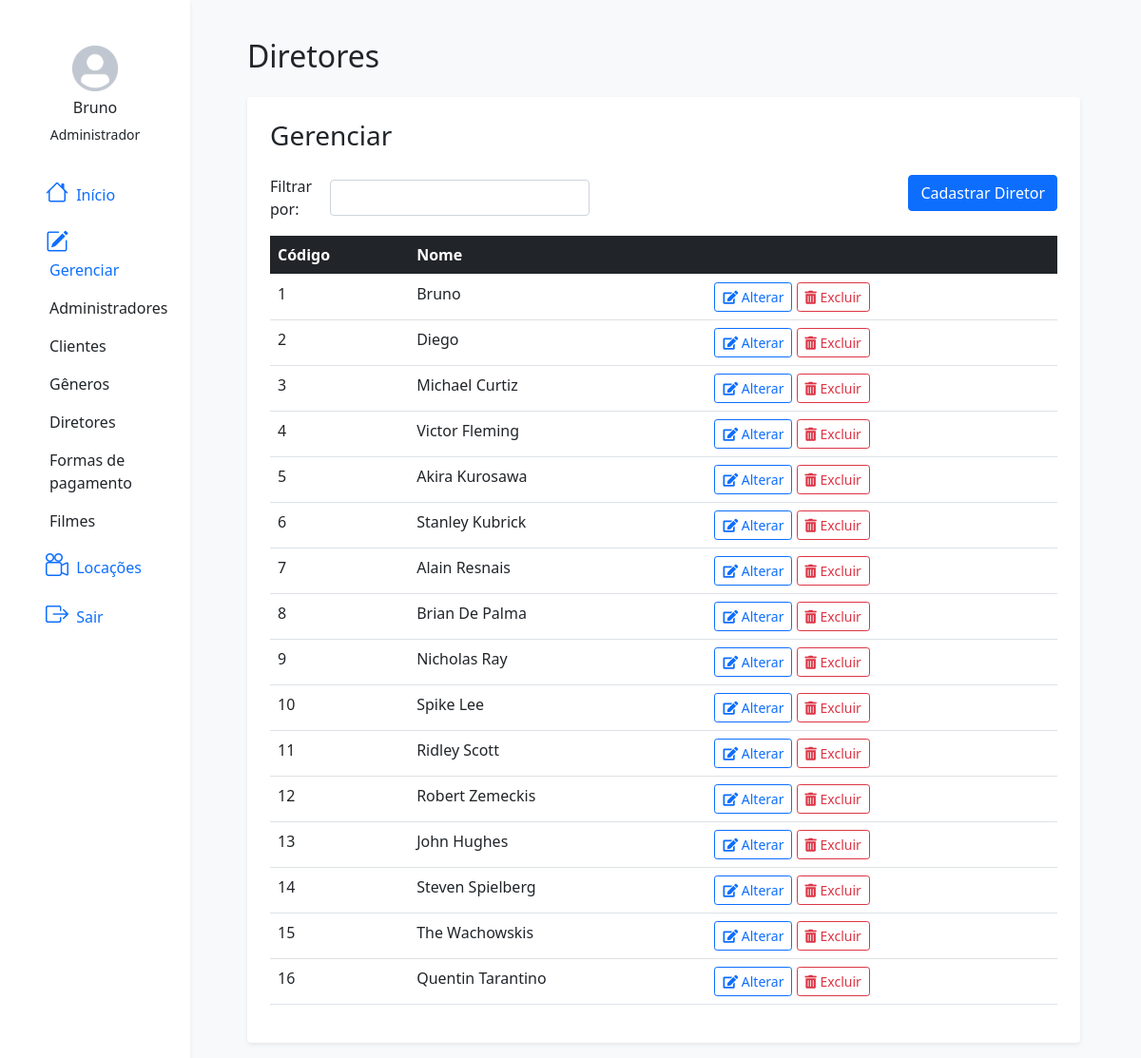
/admin/dashboard/diretores/index.php (signed in), run on the app's committed database.
### tables this page shows
CREATE TABLE `diretor` (
  `codigo` int(11) NOT NULL,
  `nome` varchar(45) DEFAULT NULL
);

### app/models/Model.php (called while the page is built, shortened)
<?php
abstract class Model implements ModelInterface{
    public function __construct(){
        $this->DB = new DB();
    }
}

### app/db/DB.php (called while the page is built, shortened)
<?php
class DB{
    protected $connection;
    public function __construct(){
        try{
             $this->connection = new \PDO("mysql:host=".DB_IP.";dbname=".DB_NAME, DB_USERNAME, DB_PASSWORD);
        }catch(\PDOException $e){
            @session_start();
            $_SESSION["last_error"] = $e;
            throw new \PDOException("Erro no banco de dados", 500);
        }
    }
    public function execute(string $sql){
        try{
            return $this->connection->query($sql);
        }catch(\PDOException $e){
            @session_start();
            $_SESSION["last_error"] = $e;
            header("Location: /errors/500.php");
        }
    }
}

### app/models/diretor/Diretor.php (called while the page is built, shortened)
<?php
class Diretor extends Model{
    protected string $table = "diretor";
    public function getAll() : array{
        $pdo =  $this->DB->execute("SELECT * FROM $this->table");
        if ( $pdo->rowCount() > 0) {
         return $pdo->fetchAll(\PDO::FETCH_ASSOC);
        }
        return [];
    }
}

### public/admin/dashboard/diretores/index.php (the view, shortened to what this page needs)
<?php
$diretor = new Diretor();
$diretorEntity = new DiretorEntity();
if ( $_SERVER['REQUEST_METHOD'] == "POST" ){
    $diretorEntity->nome = $_POST["filtro"];
    $diretores = $diretor->find($diretorEntity);
}else{
    $diretores = $diretor->getAll();
}
?>
<!DOCTYPE html>
<body>
    <div class="container-fluid">
        <div class="row flex-nowrap">
            <?php require("..\componentes\side-bar.php"); ?>
            <div class="col-auto col-md-9 ms-5 mt-4 bg-light py-3">
                <h2>Diretores</h2>
                <div class="container d-flex bg-white ms-0 py-4 px-4 rounded shadow-sm">
                    <form action="" method="post" class="gap-2 w-100">
                        <div class="title pb-2">
                            <h3>Gerenciar</h3>
                        </div>
                        <div class="mt-2">
                            <div class="">
                                <div class="div d-flex justify-content-between mb-3">
                                    <div class="d-flex flex-row align-items-center">
                                        <p class="m-0 flex-fill">Filtrar por:</p>
                                        <input type="text" class="form-control w-100" name="filtro" id="">
                                    </div>
                                    <div class="div">
                                        <a href="create.php" class="btn btn-primary">Cadastrar Diretor</a>
                                    </div>
                                </div>
                                <table class="table table-hover rounded">
                                    <thead class="bg-dark text-white">
                                        <tr>
                                            <th scope="col">Código</th>
                                            <th scope="col">Nome</th>
                                            <th scope="col"></th>
                                        </tr>
                                    </thead>
                                    <tbody class="">
                                        <?php foreach ($diretores as $diretor): ?>
                                        <tr>
                                            <td scope="row"> <?= $diretor['codigo'] ?> </td>
                                            <td> <?= $diretor['nome'] ?> </td>
                                            <td>
                                                <a class="btn btn-outline-primary btn-sm ml-2" href="update.php?id=<?= $diretor['codigo'] ?>">
                                                    <i class="fas fa-edit"></i> Alterar
                                                </a>
                                                <a type="button" class="btn btn-outline-danger btn-sm ml-2" href="delete.php?id=<?= $diretor['codigo'] ?>">
                                                    <i class="fas fa-trash-alt"></i> Excluir
                                                </a>
                                            </td>
                                        </tr>
                                        <?php endforeach; ?>
                                    </tbody>
                                </table>
                            </div>
                        </div>
                    </form>
                </div>
            </div>
        </div>
    </div>
</body>
</html>

### public/admin/dashboard/componentes/side-bar.php (shortened to what this page needs)
<?php
    $dados_admin = $_SESSION["admin"]["data"];
?>
<!DOCTYPE html>
<html lang="pt-br">
<head>
    <link rel="stylesheet" href="//cdnjs.cloudflare.com/ajax/libs/normalize/8.0.1/normalize.min.css">
    <link rel="stylesheet" href="https://cdn.jsdelivr.net/npm/bootstrap@5.0.0-beta3/dist/css/bootstrap.min.css">
    <link rel="stylesheet" href="https://cdn.jsdelivr.net/npm/bootstrap-icons@1.4.0/font/bootstrap-icons.css">
    <link rel="stylesheet" href="https://cdnjs.cloudflare.com/ajax/libs/font-awesome/5.15.3/css/all.min.css">
</head>
<body class="bg-light">
    <div class="col-auto col-md-3 col-xl-2 px-sm-2 px-0 pt-4 mvh-100 bg-white shadow-sm">
        <div class="container">
            <div class="div d-flex flex-column align-items-center justify-content-center mt-4 gap-2">
                <img style="width: 48px;" src="..\..\..\assets\img\avatar img.png" alt="">
                <div class="texts div d-flex flex-column align-items-center justify-content-center">
                    <h6> <?= $dados_admin["nome"] ?></h6>
                    <p class="small">Administrador</p>
                </div>
            </div>
            <div class="d-flex flex-column align-items-center align-items-sm-start px-3 pt-2 text-white min-vh-100">
                <ul class="nav nav-pills flex-column mb-sm-auto mb-0 align-items-center align-items-sm-start w-100" id="menu">
                    <li class="nav-item w-100 ">
                        <a href="/admin/dashboard/" class="nav-link align-middle px-0">
                            <i class="fs-4 bi-house"></i> <span class="ms-1 d-none d-sm-inline">Início</span>
                        </a>
                    </li>
                    <li class="nav-item w-100">
                        <a href="#submenu1" data-bs-toggle="collapse" class="nav-link px-0 align-middle">
                            <i class="fs-4 bi bi-pencil-square"></i> <span class="ms-1 d-none d-sm-inline">Gerenciar</span> </a>
                        <ul class="collapse show nav flex-column ms-1" id="submenu1" data-bs-parent="#menu">
                            <li class="w-100">
                                <a href="/admin/dashboard/admins/index.php" class="nav-link px-0 text-body"> <span class="d-none d-sm-inline">Administradores</span></a>
                            </li>
                            <li class="w-100">
                                <a href="/admin/dashboard/clientes/" class="nav-link px-0 text-body"> <span class="d-none d-sm-inline">Clientes</span></a>
                            </li>
                            <li>
                                <a href="/admin/dashboard/generos/" class="nav-link px-0 text-body"> <span class="d-none d-sm-inline">Gêneros</span></a>
                            </li>
                            <li>
                                <a href="/admin/dashboard/diretores/" class="nav-link px-0 text-body"> <span class="d-none d-sm-inline">Diretores</span></a>
                            </li>
                            <li>
                                <a href="/admin/dashboard/pagamentos/" class="nav-link px-0 text-body"> <span class="d-none d-sm-inline">Formas de pagamento</span></a>
                            </li>
                            <li>
                                <a href="/admin/dashboard/filmes/" class="nav-link px-0 text-body"> <span class="d-none d-sm-inline">Filmes</span></a>
                            </li>
                        </ul>
                    </li>
                    <li class="nav-item w-100">
                        <a href="/admin/dashboard/locacoes/" class="nav-link align-middle px-0">
                            <i class="fs-4 bi bi-camera-reels"></i> <span class="ms-1 d-none d-sm-inline">Locações</span>
                        </a>
                    </li>
                    <li class="nav-item w-100">
                        <a href="/admin/dashboard/logout/" class="nav-link align-middle px-0">
                            <i class="fs-4 bi bi bi-box-arrow-right"></i> <span class="ms-1 d-none d-sm-inline">Sair</span>
                        </a>
                    </li>
            </div>
        </div>
    </div>
</body>
</html>

### data on the page
diretor: codigo "1", nome "Bruno"
diretor: codigo "2", nome "Diego"
diretor: codigo "3", nome "Michael Curtiz"
diretor: codigo "4", nome "Victor Fleming"
diretor: codigo "5", nome "Akira Kurosawa"
diretor: codigo "6", nome "Stanley Kubrick"
diretor: codigo "7", nome "Alain Resnais"
diretor: codigo "8", nome "Brian De Palma"
diretor: codigo "9", nome "Nicholas Ray"
diretor: codigo "10", nome "Spike Lee"
diretor: codigo "11", nome "Ridley Scott"
diretor: codigo "12", nome "Robert Zemeckis"
diretor: codigo "13", nome "John Hughes"
diretor: codigo "14", nome "Steven Spielberg"
diretor: codigo "15", nome "The Wachowskis"
diretor: codigo "16", nome "Quentin Tarantino"

### other printed values
$dados_admin["nome"] "Bruno"
